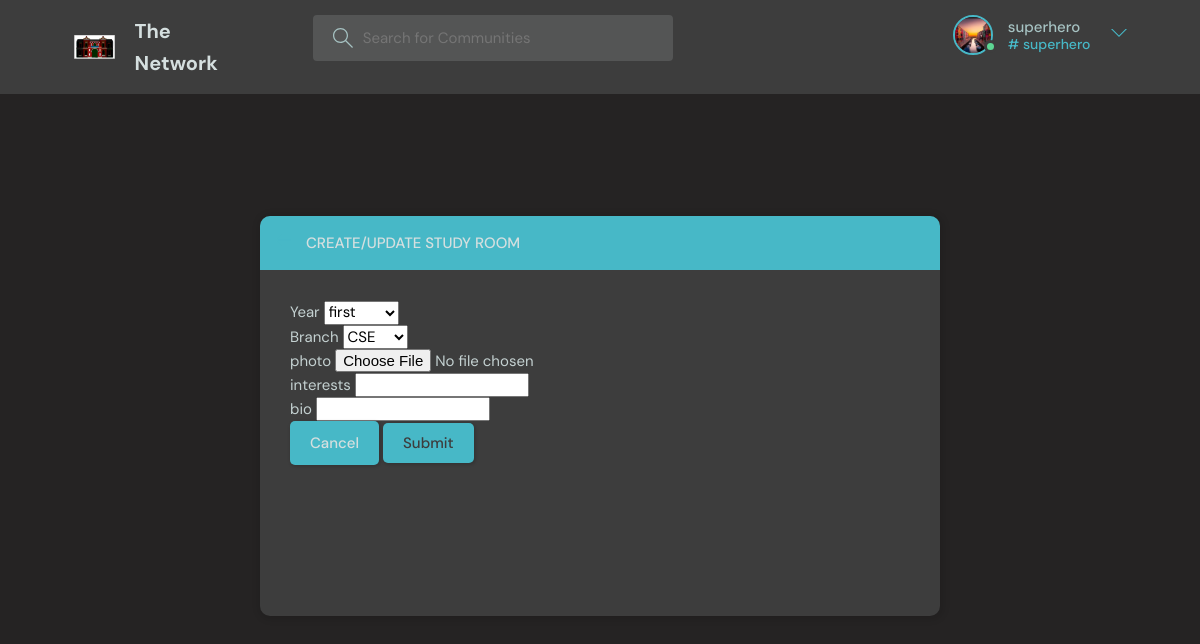
The page /userdetails/ (signed in) on the database its author committed.
### app1/models.py (models this page shows)
class User(AbstractUser):
    name=models.CharField(max_length=200,null=True)
    email=models.EmailField(unique=True,null=True)
    bio=models.TextField(null=True)
    year=models.CharField(max_length=200,default="none",choices=[
      ('First','First'),
      ('Second','Second'),
      ('Third','Third'),
      ('Fourth','Fourth'),
   ])
    branch=models.CharField(max_length=200,default="none",choices=[
      ('CSE','CSE'),
      ('ISE','ISE'),
      ('AI-ML','AI-ML'),
      ('ECE','ECE'),
      ('EEE','EEE'),
      ('MECHE','MECH'),
   ])
    interests=models.CharField(max_length=50,null=True,default="none")
    avatar = models.FileField(null=True,default="none")

### app1/views.py (the view)
# urls.py: path('userdetails/',views.interest,name='interests'),
@login_required(login_url='login')
def interest(request):
     if request.method == 'POST':
        form = profileform(request.POST)
        if form.is_valid():
             year = form.cleaned_data['year']
             branch = form.cleaned_data['branch']
             interests = form.cleaned_data['interests']
             bio = form.cleaned_data['bio']
             usercredentials.objects.create(
                name=request.user,
                year=year,
                branch=branch,
                interests=interests,
                bio=bio
                   )
             return redirect('home')
     else:
      form = profileform()
     topics=Topic.objects.all()
     return render(request, 'credentials.html', {'form': form,'topic': topics})

### app1/forms.py
class profileform(forms.Form):
 year=forms.ChoiceField(choices=[
      ('first','first'),
      ('Second','Second'),
      ('Third','Third'),
      ('Fourth','Fourth'),
   ])
 branch=forms.ChoiceField(choices=[
      ('CSE','CSE'),
      ('ISE','ISE'),
      ('AI-ML','AI-ML'),
      ('ECE','ECE'),
      ('EEE','EEE'),
      ('MECHE','MECH'),
   ])
 photo = forms.FileField()
 interests=forms.CharField(max_length=200)
 bio=forms.CharField(max_length=200)

### app1/templates/credentials.html (shortened to what this page needs)
{% extends 'base.html' %} {% block start %}
<main class="create-room layout">
  <div class="container">
    <div class="layout__box">
      <div class="layout__boxHeader">
        <div class="layout__boxTitle">
          <a href="{{request.META.HTTP_REFERER}}">
            <svg
              version="1.1"
              xmlns="http://www.w3.org/2000/svg"
              width="32"
              height="32"
              viewBox="0 0 32 32"
            >
              <title>arrow-left</title>
              <path
                d="M13.723 2.286l-13.723 13.714 13.719 13.714 1.616-1.611-10.96-10.96h27.625v-2.286h-27.625l10.965-10.965-1.616-1.607z"
              ></path>
            </svg>
          </a>
          <h3>Create/Update Study Room</h3>
        </div>
      </div>
      <div class="layout__body">
        <form class="form" action="" method="POST">
          <div class="form-group">
            <label for="room_name">Year</label>
            {{form.year}}
          </div>
          <div class="form-group">
            <label for="room_name">Branch</label>
            {{form.branch}}
          </div>
          <div class="form-group">
            <label for="room_description">photo</label>
            {{form.photo}}
          </div>
          <div class="form-group">
            <label for="room_description">interests</label>
            {{form.interests}}
          </div>
          <div class="form-group">
            <label for="room_description">bio</label>
            {{form.bio}}
          </div>
          <div class="form-action">
            <a class="btn btn--dark" href="{{request.META.HTTP_REFERER}}"
              >Cancel</a
            >
            <button class="btn btn--main" type="submit">Submit</button>
          </div>
        </form>
      </div>
    </div>
  </div>
</main>
{% endblock %}

### app1/templates/navbar.html (shortened to what this page needs)
{% load static %}
<div>
  <header class="header header--loggedIn">
    <div class="container">
      <a href="{% url 'home' %}" class="header__logo">
        <h1>The Network</h1>
      </a>
      <form class="header__search" method="GET" action="{% url 'home' %}">
        <label>
          <input name="q" placeholder="Search for Communities" />
        </label>
      </form>
      <nav class="header__menu">
        {% if request.user.is_authenticated %}
        <div class="header__user">
          <a href="{% url 'userupdate' %}">
            <div class="avatar avatar--medium active">
              <img src="{{request.user.avatar.url}}" />
            </div>
            <p>
              {{request.user.username}} <span># {{request.user.username}}</span>
            </p>
          </a>
          <button class="dropdown-button">
            <svg
              version="1.1"
              xmlns="http://www.w3.org/2000/svg"
              width="32"
              height="32"
              viewBox="0 0 32 32"
            >
              <title>chevron-down</title>
              <path d="M16 21l-13-13h-3l16 16 16-16h-3l-13 13z"></path>
            </svg>
          </button>
        </div>
        {% else %}
        <a href="{% url 'login' %}">
          <img src="{% static 'images/avatar.svg' %}" />
          <p>Login</p>
        </a>
        {% endif %}
      </nav>
    </div>
  </header>
</div>

### app1/templates/base.html (style rules this page uses)
:root { --color-main: #47b8c7; --color-main-light: #e1f6fb; --color-dark: #3d3d3d; --color-dark-medium: #545555; --color-dark-light: #47b8c7; --color-light: #d5dfdf; --color-gray: #a6c2c2; --color-light-gray: #c4d1d1; --color-bg: #252323; --color-success: #5dd693; --color-error: #fc4b0b; }
* { font-family: "DM Sans", -apple-system, BlinkMacSystemFont, "Segoe UI", Roboto, Oxygen, Ubuntu, Cantarell, "Open Sans", "Helvetica Neue", sans-serif; margin: 0; padding: 0; box-sizing: border-box; text-rendering: optimizeLegibility; font-size: inherit; }
html { font-size: 56.25%; }
@media only screen and (min-width: 1200px) { html { font-size: 62.5%; } }
body { line-height: 1.6; font-weight: 400; font-size: 1.5rem; color: var(--color-light-gray); background-color: var(--color-bg); min-height: 100vh; }
img { width: 100%; }
a { display: inline-block; color: var(--color-main); text-decoration: none; }
.container { max-width: 120rem; width: 90%; margin: auto; }
.btn { background-color: transparent; border: none; display: inline-flex; align-items: center; gap: 1rem; cursor: pointer; transition: all ease-in-out 0.3s; padding: 1rem 2rem; border-radius: 5px; box-shadow: 1px 1px 3px 1px rgba(0, 0, 0, 0.15); font-weight: 500; }
.btn--main { background-color: var(--color-main); color: var(--color-dark); }
.btn--dark { background-color: var(--color-dark-light); color: var(--color-light); }
.avatar { position: relative; display: inline-block; border-radius: 50%; border: 2px solid var(--color-main); }
.avatar img { display: block; border-radius: 50%; object-fit: cover; object-position: center; }
.avatar::after { content: ""; display: block; position: absolute; background-color: var(--color-gray); z-index: 111; border-radius: 50%; border: 0.3rem solid var(--color-dark); }
.avatar.active::after { background-color: var(--color-success); }
.avatar.avatar--medium img { width: 3.6rem; height: 3.6rem; border-radius: 50%; }
.avatar.avatar--medium:after { width: 0.7rem; height: 0.7rem; bottom: 0px; right: -6px; }
.header { padding: 1.5rem; background-color: var(--color-dark); }
.header > .container { display: flex; gap: 9.5rem; }
.header__logo, .header__user { display: flex; gap: 2rem; align-items: center; }
.header__logo > h1 { font-weight: 700; font-size: 2rem; color: var(--color-light); }
.header__search > label { background-color: var(--color-dark-medium); padding: 1.3rem 1rem; display: flex; align-items: center; gap: 1rem; border-radius: 4px; }
.header__search svg { fill: var(--color-gray); width: 2rem; height: 2rem; margin-left: 1rem; }
.header__search input { width: 30rem; background: transparent; border: none; outline: none; color: var(--color-light); }
.header__menu { margin-left: auto; position: relative; }
.header__menu a { display: flex; gap: 1.5rem; align-items: center; font-weight: 500; text-decoration: none; color: var(--color-gray); }
.header__menu img { height: 3.6rem; }
.header__menu p { line-height: 1.2; }
.header__menu span { color: var(--color-main); font-weight: 500; font-size: 1.4rem; display: block; }
.header__menu svg { width: 1.6rem; height: 1.6rem; fill: var(--color-dark-light); }
.dropdown-button { background: transparent; border: 0; outline: 0; cursor: pointer; }
.layout { margin-top: 2.4rem; }
.layout > .container { display: flex; justify-content: space-between; align-items: flex-start; }
.layout__box { width: 90%; max-width: 48rem; min-height: 40rem; position: absolute; top: 50%; left: 50%; transform: translate(-50%, -46%); background-color: var(--color-dark); border-radius: 1rem; box-shadow: 1px 1px 6px 3px rgba(0, 0, 0, 0.1); overflow: hidden; }
.layout__boxHeader { display: flex; padding: 1.5rem; background-color: var(--color-dark-light); }
.layout__boxTitle { display: flex; gap: 1.5rem; align-items: center; }
.layout__boxTitle h3 { text-transform: uppercase; font-weight: 500; color: var(--color-light); }
.layout__boxTitle svg { width: 1.6rem; height: 1.6rem; fill: var(--color-main); }
.layout__body { margin: 3rem; }
.create-room.layout .layout__box { max-width: 68rem; }

### rows shown on the page
User: user.avatar (picture), user.username "superhero"
